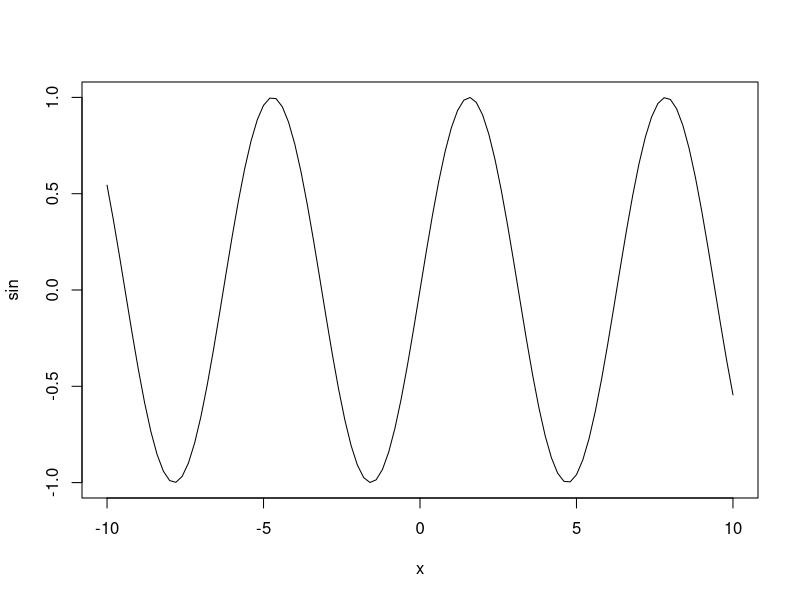
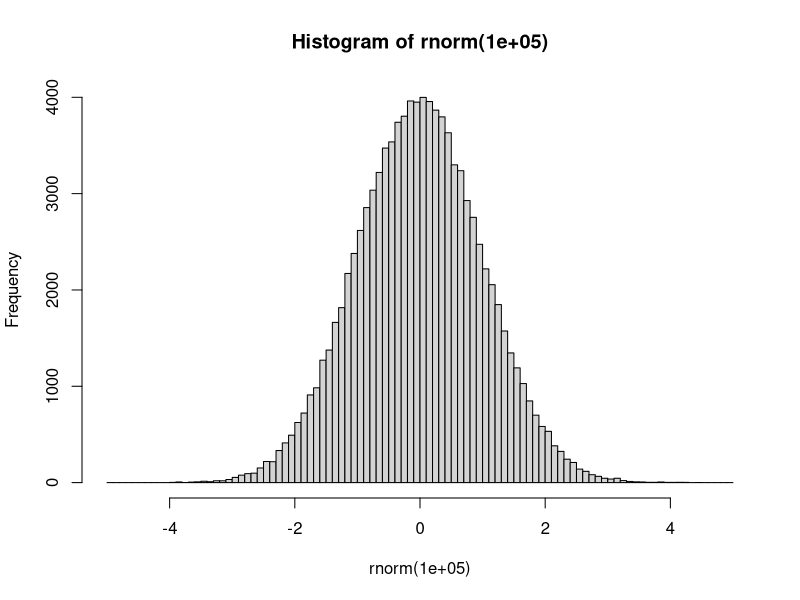
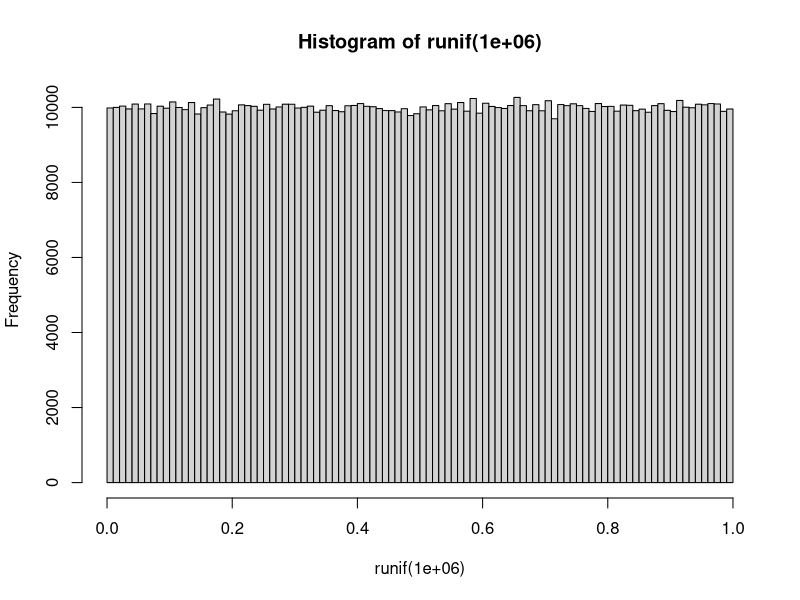
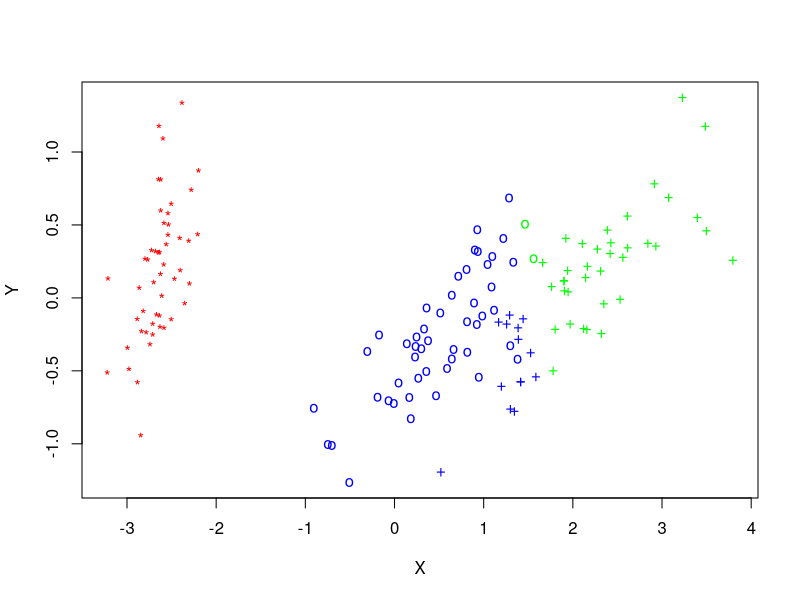
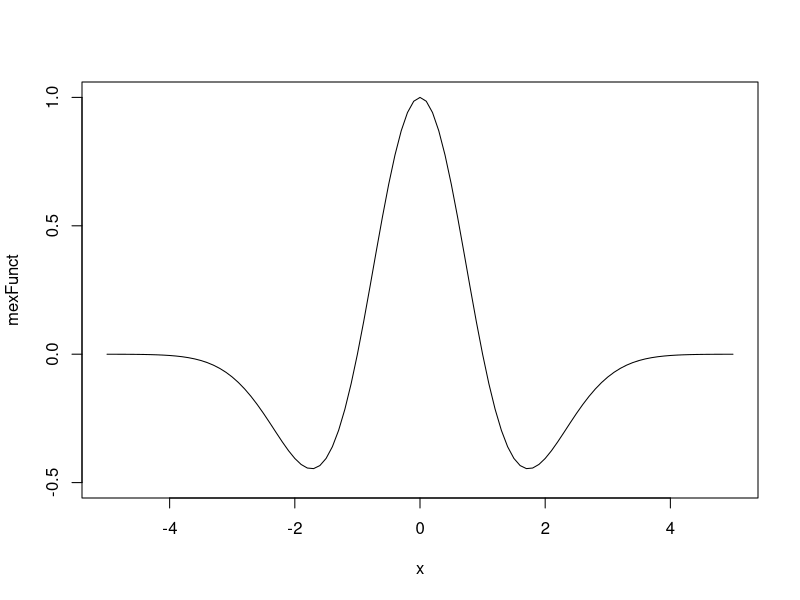
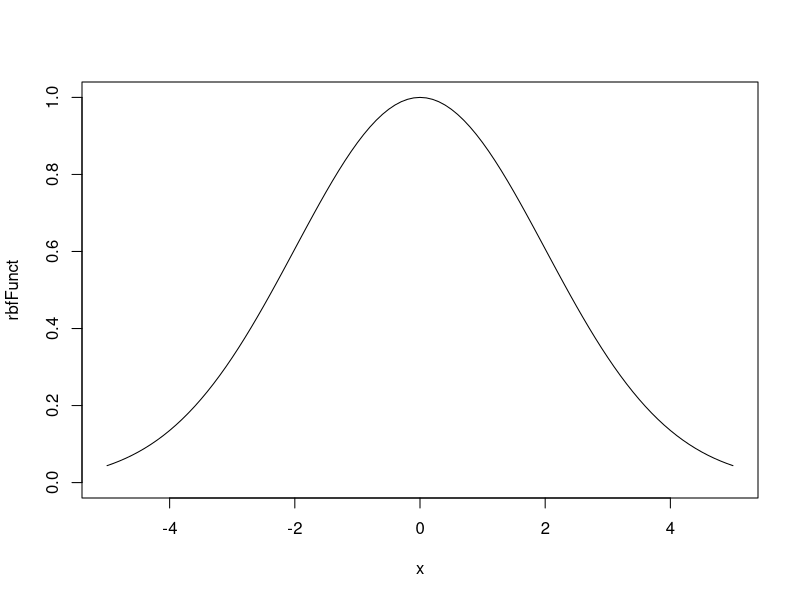
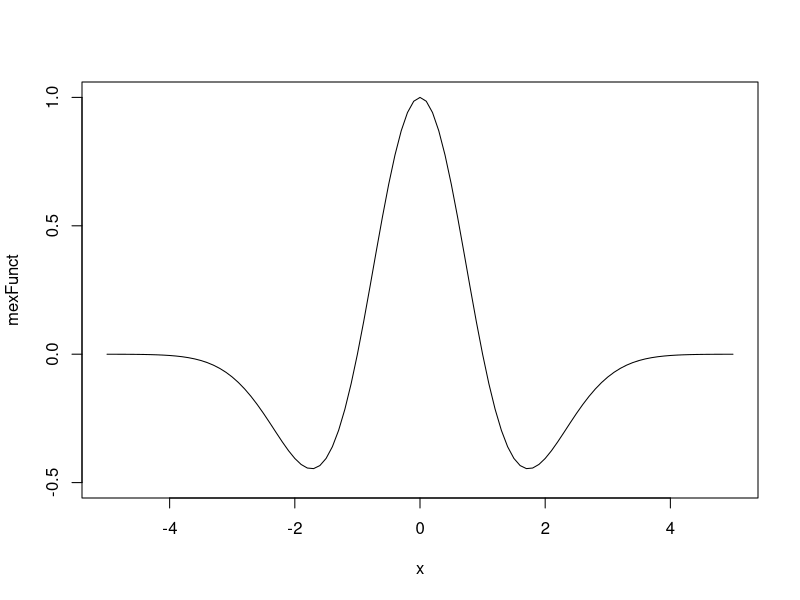
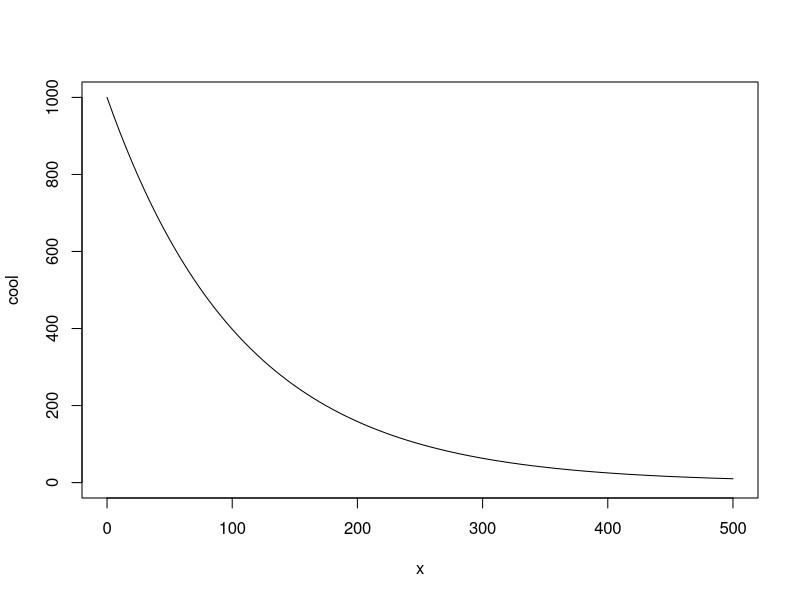

R code for these plots, in order:
png(file="ch4_sinwave.png",width=512,height=256)
plot(sin,xlim=c(-10,10),ylim=c(-1,1))
dev.off()

png(file="ch4_runif.png",width=512,height=256)
hist(rnorm(100000),breaks=seq(-5,5,by=0.1))
dev.off()

png(file="ch4_runif.png",width=512,height=256)
hist(runif(1000000),breaks=seq(0,1,by=0.01))
dev.off()

png(file="ch5_iris.png",width=512,height=512)
iris.kmeans <- kmeans(iris[, -5], 3, iter.max = 1000)
iris.dist <- dist(iris[, -5])
iris.mds <- cmdscale(iris.dist)
ideal.chars <- c("*", "o", "+")[as.integer(iris$Species)]
actual.colors <- rainbow(3)[iris.kmeans$cluster]
plot(iris.mds, col = actual.colors, pch = ideal.chars, xlab = "X", ylab = "Y")
dev.off()

mexFunct <- function(t) (1 - t^2) * exp(-t^2 / 2)
png(file="ch7_mex2d.png",width=512,height=256)
plot(mexFunct,xlim=c(-5,5),ylim=c(-0.5,1))
dev.off()

rbfFunct <- function(x) exp( (-x^2)/8)
png(file="ch7_gaus2d.png",width=512,height=256)
plot(rbfFunct,xlim=c(-5,5),ylim=c(0,1))
dev.off()

mexFunct <- function(t) (1 - t^2) * exp(-t^2 / 2)
png(file="ch7_mex2d.png",width=512,height=256)
plot(mexFunct,xlim=c(-5,5),ylim=c(-0.5,1))
dev.off()

stemp <- 1000
etemp <- 10
kmax <- 500
cool <- function(k) stemp*((etemp/stemp)^(k/kmax))
png(file="ch8_cool.png",width=512,height=256)
plot(cool,xlim=c(0,500),ylim=c(0,1000))
dev.off()

library('Cairo')

png(file="ch9_simplex.png",width=512,height=256,type="cairo")

Cairo(file="ch9_simplex.png", 
      bg="white",
      type="png",
      units="in", 
      width=5, 
      height=4, 
      pointsize=12, 
      dpi=72)
library(calibrate)
x <- seq(-6, -2, .01)  # Set grid points for x
y <- seq(-6, -2, .01)	# Set grid points for y
z <- outer(x, y, FUN=function(xx,yy) { (((xx^2)+yy-11)^2) + ((xx+(yy^2)-7)^2) })  # Compute function at all grid points
par(mar=c(2,2,0,0)+0.1)
contour(x, y, z)	# Make contour plot
x=c(-3, -5, -5.8, -3)
y=c(-5.5, -5, -5.8, -5.5)
labs = c(expression('x'[s]),expression('x'[l]),expression('x'[h]))
s=1:3
segments(x[s], y[s], x[s+1], y[s+1], col = "black", lwd=2)
textxy(x[s]+0.2, y[s], labs, cx=1.5)
dev.off()

Cairo(file="ch10_linear.png", 
      bg="white",
      type="png",
      units="in", 
      width=5, 
      height=4, 
      pointsize=12, 
      dpi=72)
linFunct <- function(x) ( 0.5*x + 2 )
png(file="ch10_linear.png",width=512,height=256)
plot(linFunct,xlim=c(-5,5),ylim=c(-5,5))
dev.off()





svg("Anscombe's quartet 3.svg", width=11, height=8)
 op <- par(las=1, mfrow=c(2,2), mar=1.5+c(4,4,1,1), oma=c(0,0,0,0),
           lab=c(6,6,7), cex.lab=2.0, cex.axis=1.3, mgp=c(3,1,0))
 ff <- y ~ x
 for(i in 1:4) {
   ff[[2]] <- as.name(paste("y", i, sep=""))
   ff[[3]] <- as.name(paste("x", i, sep=""))
   lmi <- lm(ff, data= anscombe)
   xl <- substitute(expression(x[i]), list(i=i))  
   yl <- substitute(expression(y[i]), list(i=i))
   plot(ff, data=anscombe, col="red", pch=21, cex=2.4, bg = "orange", 
        xlim=c(3,19), ylim=c(3,13)
        , xlab=eval(xl), ylab=yl  # for version 3
       )  
   abline(lmi, col="blue")
 }
 par(op)
 dev.off()


Cairo(file="ch10_logit.png", 
      bg="white",
      type="png",
      units="in", 
      width=5, 
      height=4, 
      pointsize=12, 
      dpi=72)
logitFunct <- function(x) ( 1/(1+exp(x)) )
plot(logitFunct,xlim=c(-6,6),ylim=c(0,1))
dev.off()
